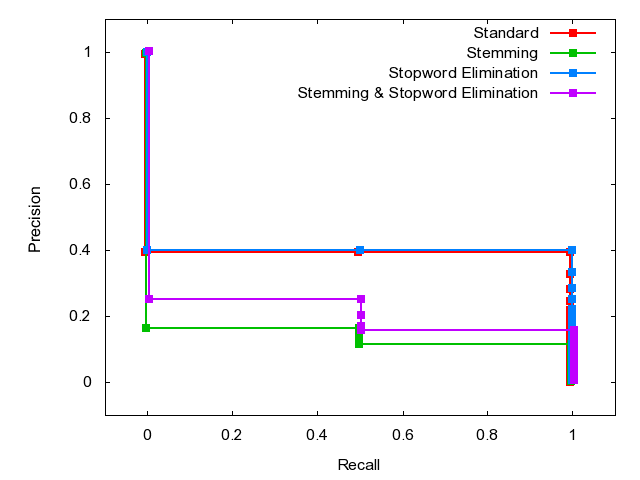

The script that saved this image:

	set terminal png
	set output 'Q29.png'
	set ylabel 'Precision'
	set xlabel 'Recall'
	set xrange [-0.1:1.1]
	set yrange [-0.1:1.1]
	plot 'Q29.dat' index 0 using 1:2 w linespoints lw 2 pt 5 title 'Standard', \
'Q29.dat' index 1 using 1:2 w linespoints lw 2 pt 5 title 'Stemming', \
'Q29.dat' index 2 using 1:2 w linespoints lw 2 pt 5 title 'Stopword Elimination', \
'Q29.dat' index 3 using 1:2 w linespoints lw 2 pt 5 title 'Stemming & Stopword Elimination'
